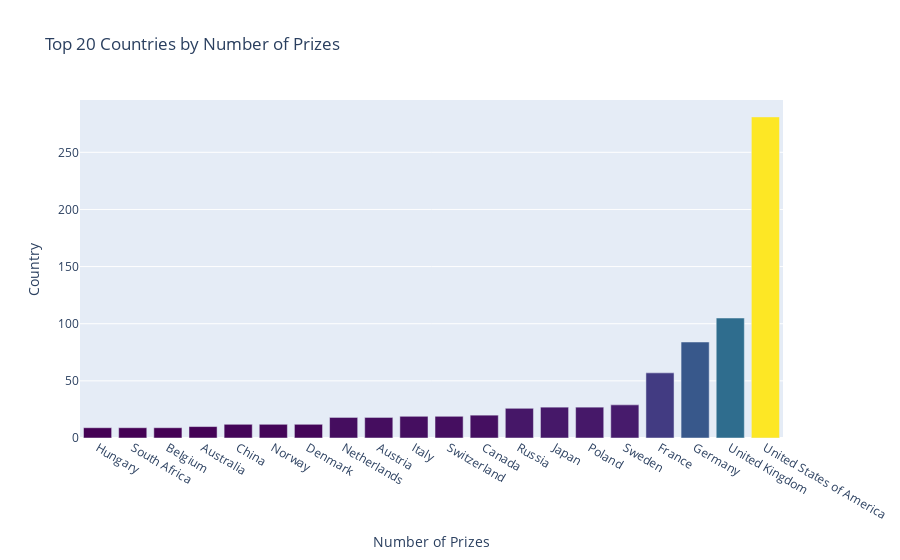

The code cell stored with this chart in its notebook:
### Code cell
h_bar = px.bar(x=top20_countries.birth_country_current,
               y=top20_countries.Prize,
               orientation='v',
               color=top20_countries.Prize,
               color_continuous_scale='Viridis',
               title='Top 20 Countries by Number of Prizes')
 
h_bar.update_layout(xaxis_title='Number of Prizes', 
                    yaxis_title='Country',
                    coloraxis_showscale=False)
h_bar.show()

### Figure 1 — Plotly figure (JSON) as saved in the notebook; plotly's stock layout.template omitted (floating-point values rounded to 4 significant figures)
{"data": [{"alignmentgroup": "True", "hovertemplate": "x=%{x}<br>y=%{y}<br>color=%{marker.color}<extra></extra>", "legendgroup": "", "marker": {"color": [9, 9, 9, 10, 12, 12, 12, 18, 18, 19, 19, 20, 26, 27, 27, 29, 57, 84, 105, 281], "coloraxis": "coloraxis", "pattern": {"shape": ""}}, "name": "", "offsetgroup": "", "orientation": "v", "showlegend": false, "textposition": "auto", "type": "bar", "x": ["Hungary", "South Africa", "Belgium", "Australia", "China", "Norway", "Denmark", "Netherlands", "Austria", "Italy", "Switzerland", "Canada", "Russia", "Japan", "Poland", "Sweden", "France", "Germany", "United Kingdom", "United States of America"], "xaxis": "x", "y": [9, 9, 9, 10, 12, 12, 12, 18, 18, 19, 19, 20, 26, 27, 27, 29, 57, 84, 105, 281], "yaxis": "y"}], "layout": {"barmode": "relative", "coloraxis": {"colorbar": {"title": {"text": "color"}}, "colorscale": [[0, "#440154"], [0.1111, "#482878"], [0.2222, "#3e4989"], [0.3333, "#31688e"], [0.4444, "#26828e"], [0.5556, "#1f9e89"], [0.6667, "#35b779"], [0.7778, "#6ece58"], [0.8889, "#b5de2b"], [1, "#fde725"]], "showscale": false}, "legend": {"tracegroupgap": 0}, "title": {"text": "Top 20 Countries by Number of Prizes"}, "xaxis": {"anchor": "y", "domain": [0, 1], "title": {"text": "Number of Prizes"}}, "yaxis": {"anchor": "x", "domain": [0, 1], "title": {"text": "Country"}}}}
